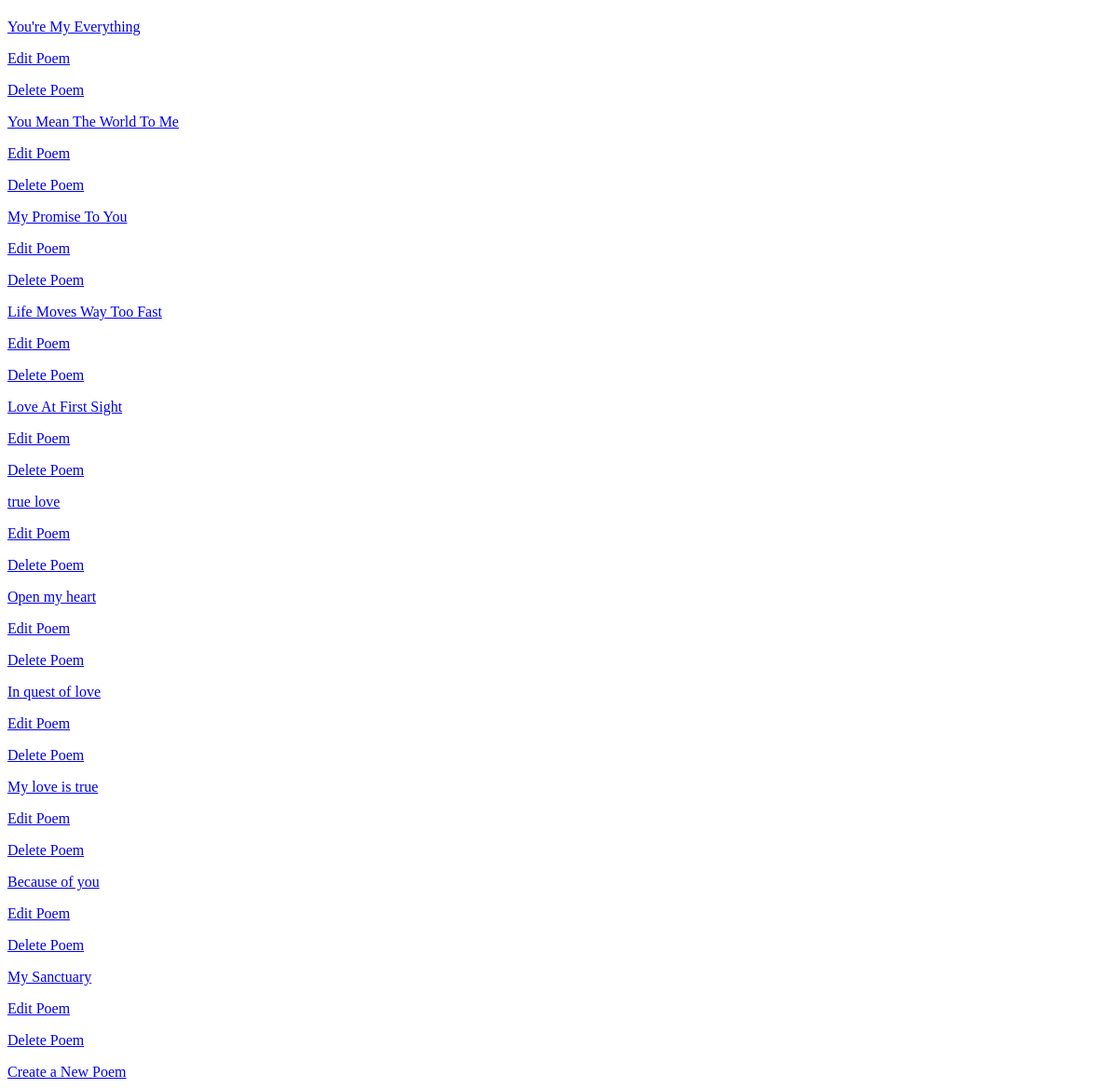
The app's page /romantic/poems with its own data.
### databases.py (models this page shows)
class Poem (Base):
       __tablename__="poem"
       id = Column(Integer, primary_key=True )
       name = Column(String)
       text = Column(String)
       bioofwriter = Column(String())
       background = Column(String())
       user_id = Column(Integer, ForeignKey('user.id'))
       user = relationship("User", back_populates="poems")
       topic = Column(String())

### webapp.py (the view)
@app.route('/<mood>/poems')
def showPoemsByMood(mood):
 	 poems = session.query(Poem).filter_by(topic =mood).all()
 	 return render_template('poemByMood.html', poems = poems)

### templates/poemByMood.html
{% extends "layout.html" %}
{% block body %}
{% for poem in poems %}
<p><a href = "{{ url_for('showpoem', id =poem.id)}}">{{poem.name}}</a></p>
<p> <a href="{{url_for('editPoem', poem_id = poem.id)}}"> Edit Poem </a></p>
<p> <a href="{{url_for('deletePoem', poem_id = poem.id)}}"> Delete Poem </a></p>
{%endfor%}
<a href = '{{url_for("create_poem")}}'> Create a New Poem </a>
{%endblock%}

### records on screen
Poem: name "You're My Everything"
Poem: name "You Mean The World To Me"
Poem: name "My Promise To You"
Poem: name "Life Moves Way Too Fast"
Poem: name "Love At First Sight"
Poem: name "true love"
Poem: name "Open my heart"
Poem: name "In quest of love"
Poem: name "My love is true"
Poem: name "Because of you"
Poem: name "My Sanctuary"
